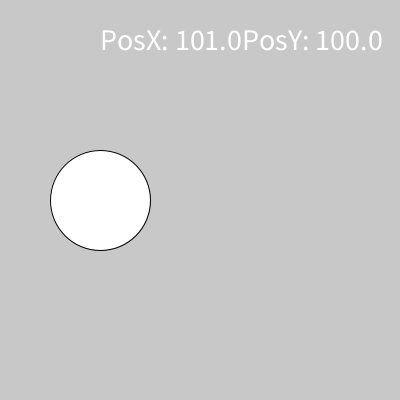
Frame 1 (no input)
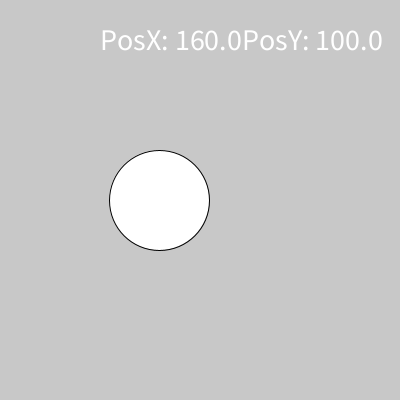
Frame 60 (the mouse pressed at the canvas centre just before this capture)
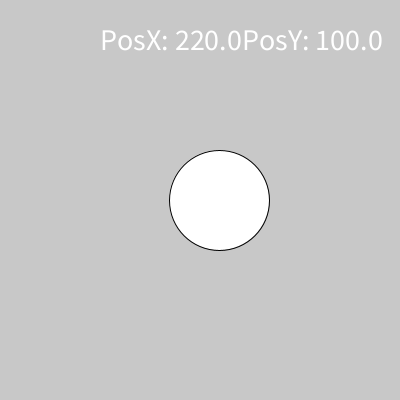
Frame 120 (the mouse held since frame 60 and released just before this capture)

The Processing sketch that drew these frames (run headless with seeded random() and noise(); from frame 60 on, the mouse is pressed at the canvas centre):

// Processing sketch: clase_04_11_2023_condicionales_rebote
// ── clase_04_11_2023_condicionales_rebote.pde
float posX = 100;
float posY = 100;
boolean direccion = true;
void setup() {
  size(400, 400);
  textSize(30);
}

void draw() {
  background(200);
  ellipse(posX, 200, 100, 100);

  if (posX <= 0 || posX >= width) {
    direccion = !direccion;
  }

  if (direccion) {
    posX = posX + 1;
  } else {
    posX = posX - 1;
  }

  text("PosX: " + posX + "PosY: " + posY, 100, 50);
}
